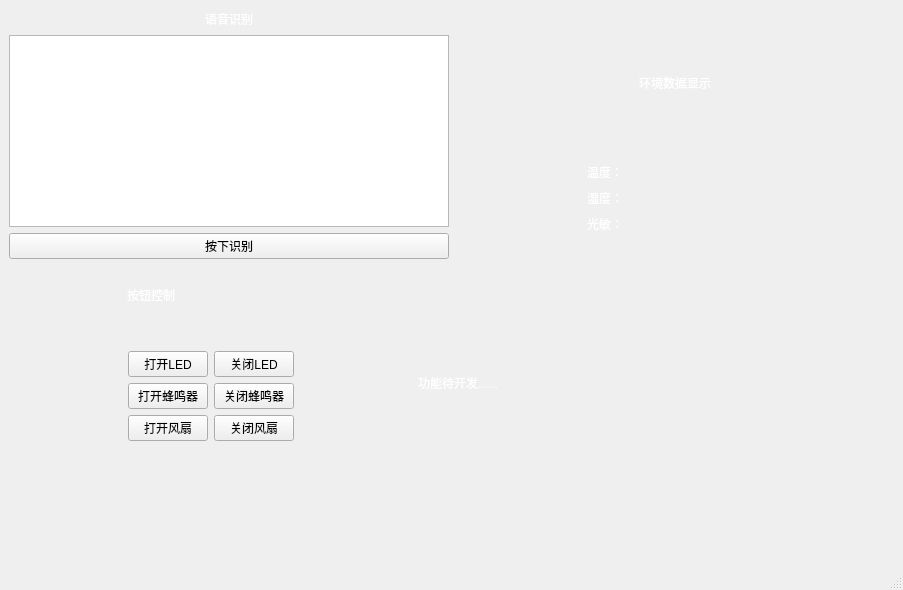
<?xml version="1.0" encoding="UTF-8"?>
<ui version="4.0">
 <class>FunWindow</class>
 <widget class="QMainWindow" name="FunWindow">
  <property name="enabled">
   <bool>true</bool>
  </property>
  <property name="geometry">
   <rect>
    <x>0</x>
    <y>0</y>
    <width>903</width>
    <height>590</height>
   </rect>
  </property>
  <property name="windowTitle">
   <string>MainWindow</string>
  </property>
  <property name="styleSheet">
   <string notr="true">#centralwidget{
	border-image: url(:/image/windows.png);
}</string>
  </property>
  <widget class="QWidget" name="centralwidget">
   <layout class="QVBoxLayout" name="verticalLayout_8">
    <item>
     <layout class="QVBoxLayout" name="verticalLayout_7">
      <item>
       <layout class="QHBoxLayout" name="horizontalLayout_12">
        <item>
         <layout class="QVBoxLayout" name="verticalLayout_5">
          <item>
           <layout class="QHBoxLayout" name="horizontalLayout_11">
            <item>
             <spacer name="horizontalSpacer">
              <property name="orientation">
               <enum>Qt::Horizontal</enum>
              </property>
              <property name="sizeHint" stdset="0">
               <size>
                <width>40</width>
                <height>20</height>
               </size>
              </property>
             </spacer>
            </item>
            <item>
             <widget class="QLabel" name="label">
              <property name="styleSheet">
               <string notr="true">color: rgb(255, 255, 255);
font: 26pt &quot;阿里巴巴普惠体 L&quot;;</string>
              </property>
              <property name="text">
               <string>语音识别</string>
              </property>
             </widget>
            </item>
            <item>
             <spacer name="horizontalSpacer_3">
              <property name="orientation">
               <enum>Qt::Horizontal</enum>
              </property>
              <property name="sizeHint" stdset="0">
               <size>
                <width>40</width>
                <height>20</height>
               </size>
              </property>
             </spacer>
            </item>
           </layout>
          </item>
          <item>
           <widget class="QTextEdit" name="textEdit">
            <property name="minimumSize">
             <size>
              <width>360</width>
              <height>0</height>
             </size>
            </property>
            <property name="styleSheet">
             <string notr="true"/>
            </property>
           </widget>
          </item>
          <item>
           <widget class="QPushButton" name="pushButton">
            <property name="text">
             <string>按下识别</string>
            </property>
           </widget>
          </item>
          <item>
           <spacer name="horizontalSpacer_2">
            <property name="orientation">
             <enum>Qt::Horizontal</enum>
            </property>
            <property name="sizeHint" stdset="0">
             <size>
              <width>40</width>
              <height>20</height>
             </size>
            </property>
           </spacer>
          </item>
         </layout>
        </item>
        <item>
         <layout class="QVBoxLayout" name="verticalLayout_6">
          <item>
           <layout class="QHBoxLayout" name="horizontalLayout_10">
            <property name="sizeConstraint">
             <enum>QLayout::SetDefaultConstraint</enum>
            </property>
            <item>
             <spacer name="horizontalSpacer_15">
              <property name="orientation">
               <enum>Qt::Horizontal</enum>
              </property>
              <property name="sizeHint" stdset="0">
               <size>
                <width>40</width>
                <height>20</height>
               </size>
              </property>
             </spacer>
            </item>
            <item>
             <widget class="QLabel" name="label_2">
              <property name="minimumSize">
               <size>
                <width>0</width>
                <height>59</height>
               </size>
              </property>
              <property name="maximumSize">
               <size>
                <width>16777215</width>
                <height>59</height>
               </size>
              </property>
              <property name="styleSheet">
               <string notr="true">color: rgb(255, 255, 255);
font: 26pt &quot;阿里巴巴普惠体 L&quot;;</string>
              </property>
              <property name="text">
               <string>环境数据显示</string>
              </property>
             </widget>
            </item>
            <item>
             <spacer name="horizontalSpacer_4">
              <property name="orientation">
               <enum>Qt::Horizontal</enum>
              </property>
              <property name="sizeHint" stdset="0">
               <size>
                <width>40</width>
                <height>20</height>
               </size>
              </property>
             </spacer>
            </item>
           </layout>
          </item>
          <item>
           <layout class="QVBoxLayout" name="verticalLayout_4">
            <item>
             <layout class="QHBoxLayout" name="horizontalLayout_6">
              <item>
               <spacer name="horizontalSpacer_5">
                <property name="orientation">
                 <enum>Qt::Horizontal</enum>
                </property>
                <property name="sizeHint" stdset="0">
                 <size>
                  <width>40</width>
                  <height>20</height>
                 </size>
                </property>
               </spacer>
              </item>
              <item>
               <widget class="QLabel" name="label_3">
                <property name="styleSheet">
                 <string notr="true">color: rgb(255, 255, 255);</string>
                </property>
                <property name="text">
                 <string>温度：</string>
                </property>
               </widget>
              </item>
              <item>
               <widget class="QLineEdit" name="lineEdit_t">
                <property name="styleSheet">
                 <string notr="true">background:transparent;border-width:0;border-style:outset;
color: rgb(113, 255, 25);</string>
                </property>
               </widget>
              </item>
              <item>
               <spacer name="horizontalSpacer_6">
                <property name="orientation">
                 <enum>Qt::Horizontal</enum>
                </property>
                <property name="sizeHint" stdset="0">
                 <size>
                  <width>40</width>
                  <height>20</height>
                 </size>
                </property>
               </spacer>
              </item>
             </layout>
            </item>
            <item>
             <layout class="QHBoxLayout" name="horizontalLayout_7">
              <item>
               <spacer name="horizontalSpacer_7">
                <property name="orientation">
                 <enum>Qt::Horizontal</enum>
                </property>
                <property name="sizeHint" stdset="0">
                 <size>
                  <width>40</width>
                  <height>20</height>
                 </size>
                </property>
               </spacer>
              </item>
              <item>
               <widget class="QLabel" name="label_4">
                <property name="styleSheet">
                 <string notr="true">color: rgb(255, 255, 255);
</string>
                </property>
                <property name="text">
                 <string>湿度：</string>
                </property>
               </widget>
              </item>
              <item>
               <widget class="QLineEdit" name="lineEdit_h">
                <property name="styleSheet">
                 <string notr="true">background:transparent;border-width:0;border-style:outset;
color: rgb(113, 255, 25);</string>
                </property>
               </widget>
              </item>
              <item>
               <spacer name="horizontalSpacer_8">
                <property name="orientation">
                 <enum>Qt::Horizontal</enum>
                </property>
                <property name="sizeHint" stdset="0">
                 <size>
                  <width>40</width>
                  <height>20</height>
                 </size>
                </property>
               </spacer>
              </item>
             </layout>
            </item>
            <item>
             <layout class="QHBoxLayout" name="horizontalLayout_8">
              <item>
               <spacer name="horizontalSpacer_9">
                <property name="orientation">
                 <enum>Qt::Horizontal</enum>
                </property>
                <property name="sizeHint" stdset="0">
                 <size>
                  <width>40</width>
                  <height>20</height>
                 </size>
                </property>
               </spacer>
              </item>
              <item>
               <widget class="QLabel" name="label_5">
                <property name="styleSheet">
                 <string notr="true">color: rgb(255, 255, 255);
</string>
                </property>
                <property name="text">
                 <string>光敏：</string>
                </property>
               </widget>
              </item>
              <item>
               <widget class="QLineEdit" name="lineEdit_l">
                <property name="styleSheet">
                 <string notr="true">background:transparent;border-width:0;border-style:outset;
color: rgb(113, 255, 25);</string>
                </property>
               </widget>
              </item>
              <item>
               <spacer name="horizontalSpacer_10">
                <property name="orientation">
                 <enum>Qt::Horizontal</enum>
                </property>
                <property name="sizeHint" stdset="0">
                 <size>
                  <width>40</width>
                  <height>20</height>
                 </size>
                </property>
               </spacer>
              </item>
             </layout>
            </item>
           </layout>
          </item>
         </layout>
        </item>
       </layout>
      </item>
      <item>
       <layout class="QHBoxLayout" name="horizontalLayout_9">
        <item>
         <layout class="QVBoxLayout" name="verticalLayout_3">
          <item>
           <layout class="QHBoxLayout" name="horizontalLayout_4">
            <item>
             <spacer name="horizontalSpacer_14">
              <property name="orientation">
               <enum>Qt::Horizontal</enum>
              </property>
              <property name="sizeHint" stdset="0">
               <size>
                <width>40</width>
                <height>20</height>
               </size>
              </property>
             </spacer>
            </item>
            <item>
             <widget class="QLabel" name="label_6">
              <property name="minimumSize">
               <size>
                <width>168</width>
                <height>0</height>
               </size>
              </property>
              <property name="maximumSize">
               <size>
                <width>360</width>
                <height>16777215</height>
               </size>
              </property>
              <property name="styleSheet">
               <string notr="true">color: rgb(255, 255, 255);
font: 26pt &quot;阿里巴巴普惠体 L&quot;;</string>
              </property>
              <property name="text">
               <string>按钮控制</string>
              </property>
             </widget>
            </item>
            <item>
             <spacer name="horizontalSpacer_11">
              <property name="orientation">
               <enum>Qt::Horizontal</enum>
              </property>
              <property name="sizeHint" stdset="0">
               <size>
                <width>40</width>
                <height>20</height>
               </size>
              </property>
             </spacer>
            </item>
           </layout>
          </item>
          <item>
           <layout class="QVBoxLayout" name="verticalLayout_2">
            <item>
             <spacer name="verticalSpacer">
              <property name="orientation">
               <enum>Qt::Vertical</enum>
              </property>
              <property name="sizeHint" stdset="0">
               <size>
                <width>20</width>
                <height>40</height>
               </size>
              </property>
             </spacer>
            </item>
            <item>
             <layout class="QHBoxLayout" name="horizontalLayout_5">
              <item>
               <spacer name="horizontalSpacer_12">
                <property name="orientation">
                 <enum>Qt::Horizontal</enum>
                </property>
                <property name="sizeHint" stdset="0">
                 <size>
                  <width>40</width>
                  <height>20</height>
                 </size>
                </property>
               </spacer>
              </item>
              <item>
               <layout class="QVBoxLayout" name="verticalLayout">
                <item>
                 <layout class="QHBoxLayout" name="horizontalLayout">
                  <item>
                   <widget class="QPushButton" name="pushButton_2">
                    <property name="text">
                     <string>打开LED</string>
                    </property>
                   </widget>
                  </item>
                  <item>
                   <widget class="QPushButton" name="pushButton_3">
                    <property name="text">
                     <string>关闭LED</string>
                    </property>
                   </widget>
                  </item>
                 </layout>
                </item>
                <item>
                 <layout class="QHBoxLayout" name="horizontalLayout_2">
                  <item>
                   <widget class="QPushButton" name="pushButton_4">
                    <property name="text">
                     <string>打开蜂鸣器</string>
                    </property>
                   </widget>
                  </item>
                  <item>
                   <widget class="QPushButton" name="pushButton_5">
                    <property name="text">
                     <string>关闭蜂鸣器</string>
                    </property>
                   </widget>
                  </item>
                 </layout>
                </item>
                <item>
                 <layout class="QHBoxLayout" name="horizontalLayout_3">
                  <item>
                   <widget class="QPushButton" name="pushButton_6">
                    <property name="text">
                     <string>打开风扇</string>
                    </property>
                   </widget>
                  </item>
                  <item>
                   <widget class="QPushButton" name="pushButton_7">
                    <property name="text">
                     <string>关闭风扇</string>
                    </property>
                   </widget>
                  </item>
                 </layout>
                </item>
               </layout>
              </item>
              <item>
               <spacer name="horizontalSpacer_13">
                <property name="orientation">
                 <enum>Qt::Horizontal</enum>
                </property>
                <property name="sizeHint" stdset="0">
                 <size>
                  <width>40</width>
                  <height>20</height>
                 </size>
                </property>
               </spacer>
              </item>
             </layout>
            </item>
            <item>
             <spacer name="verticalSpacer_2">
              <property name="orientation">
               <enum>Qt::Vertical</enum>
              </property>
              <property name="sizeHint" stdset="0">
               <size>
                <width>20</width>
                <height>40</height>
               </size>
              </property>
             </spacer>
            </item>
           </layout>
          </item>
         </layout>
        </item>
        <item>
         <widget class="QLabel" name="label_7">
          <property name="minimumSize">
           <size>
            <width>476</width>
            <height>0</height>
           </size>
          </property>
          <property name="maximumSize">
           <size>
            <width>476</width>
            <height>16777215</height>
           </size>
          </property>
          <property name="styleSheet">
           <string notr="true">color: rgb(255, 255, 255);
font: 26pt &quot;阿里巴巴普惠体 L&quot;;</string>
          </property>
          <property name="text">
           <string>功能待开发......</string>
          </property>
         </widget>
        </item>
       </layout>
      </item>
     </layout>
    </item>
    <item>
     <spacer name="verticalSpacer_3">
      <property name="orientation">
       <enum>Qt::Vertical</enum>
      </property>
      <property name="sizeHint" stdset="0">
       <size>
        <width>20</width>
        <height>0</height>
       </size>
      </property>
     </spacer>
    </item>
    <item>
     <spacer name="verticalSpacer_4">
      <property name="orientation">
       <enum>Qt::Vertical</enum>
      </property>
      <property name="sizeHint" stdset="0">
       <size>
        <width>20</width>
        <height>0</height>
       </size>
      </property>
     </spacer>
    </item>
   </layout>
  </widget>
  <widget class="QMenuBar" name="menubar">
   <property name="geometry">
    <rect>
     <x>0</x>
     <y>0</y>
     <width>903</width>
     <height>26</height>
    </rect>
   </property>
  </widget>
  <widget class="QStatusBar" name="statusbar"/>
 </widget>
 <resources/>
 <connections/>
</ui>
